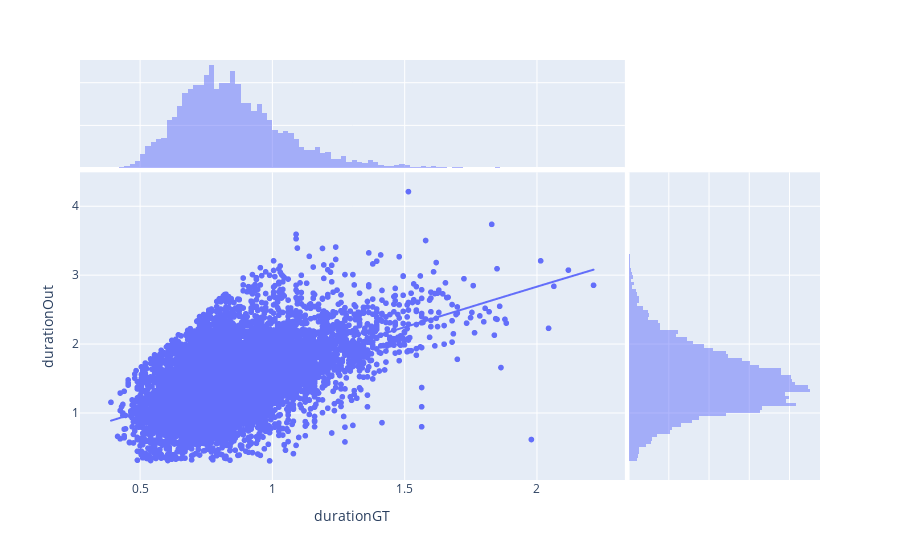

The cell this chart's notebook holds for it:
### Code cell
px.scatter(allTablesOut[allTablesOut.tp],x="durationGT",y="durationOut",trendline="lowess", marginal_y="histogram", marginal_x="histogram")

### Figure 1 — Plotly figure (JSON) as saved in the notebook; plotly's stock layout.template omitted (floating-point values rounded to 4 significant figures; data arrays with more than 128 entries replaced by an {"elided": "..."} marker saying what was removed)
{"data": [{"hovertemplate": "durationGT=%{x}<br>durationOut=%{y}<extra></extra>", "legendgroup": "", "marker": {"color": "#636efa", "symbol": "circle"}, "mode": "markers", "name": "", "showlegend": false, "type": "scattergl", "x": {"elided": "9313 float values"}, "xaxis": "x", "y": {"elided": "9313 float values"}, "yaxis": "y"}, {"alignmentgroup": "True", "bingroup": "x", "hovertemplate": "durationGT=%{x}<br>count=%{y}<extra></extra>", "legendgroup": "", "marker": {"color": "#636efa"}, "name": "", "offsetgroup": "", "opacity": 0.5, "showlegend": false, "type": "histogram", "x": {"elided": "9313 float values"}, "xaxis": "x3", "yaxis": "y3"}, {"alignmentgroup": "True", "bingroup": "y", "hovertemplate": "durationOut=%{y}<br>count=%{x}<extra></extra>", "legendgroup": "", "marker": {"color": "#636efa"}, "name": "", "offsetgroup": "", "opacity": 0.5, "showlegend": false, "type": "histogram", "xaxis": "x2", "y": {"elided": "9313 float values"}, "yaxis": "y2"}, {"hovertemplate": "<b>LOWESS trendline</b><br><br>durationGT=%{x}<br>durationOut=%{y} <b>(trend)</b><extra></extra>", "legendgroup": "", "marker": {"color": "#636efa", "symbol": "circle"}, "mode": "lines", "name": "", "showlegend": false, "type": "scattergl", "x": {"elided": "9313 float values"}, "xaxis": "x", "y": {"elided": "9313 float values"}, "yaxis": "y"}], "layout": {"barmode": "overlay", "legend": {"tracegroupgap": 0}, "margin": {"t": 60}, "xaxis": {"anchor": "y", "domain": [0, 0.7363], "title": {"text": "durationGT"}}, "xaxis2": {"anchor": "y2", "domain": [0.7413, 1], "matches": "x2", "showgrid": true, "showline": false, "showticklabels": false, "ticks": ""}, "xaxis3": {"anchor": "y3", "domain": [0, 0.7363], "matches": "x", "showgrid": true, "showticklabels": false}, "xaxis4": {"anchor": "y4", "domain": [0.7413, 1], "matches": "x2", "showgrid": true, "showline": false, "showticklabels": false, "ticks": ""}, "yaxis": {"anchor": "x", "domain": [0, 0.7326], "title": {"text": "durationOut"}}, "yaxis2": {"anchor": "x2", "domain": [0, 0.7326], "matches": "y", "showgrid": true, "showticklabels": false}, "yaxis3": {"anchor": "x3", "domain": [0.7426, 1], "matches": "y3", "showgrid": true, "showline": false, "showticklabels": false, "ticks": ""}, "yaxis4": {"anchor": "x4", "domain": [0.7426, 1], "matches": "y3", "showgrid": true, "showline": false, "showticklabels": false, "ticks": ""}}}
